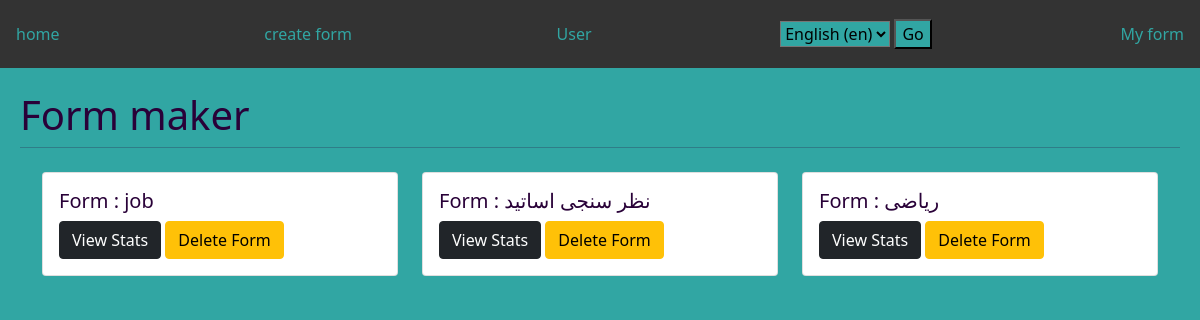
Screenshot of /en/d//myform/ (signed in) with the database file from the repository.
### form/models.py (models this page shows)
class Form(models.Model):
    id = models.UUIDField(primary_key=True, default=uuid.uuid4)
    name = models.CharField(max_length=100)
    user_id = models.IntegerField()

### dashbord/views.py (the view)
# urls.py: path("/myform/" , views.my_form , name = 'myform'),
@login_required(login_url='/auth/login/')
def my_form(request):
    f = Form.objects.filter(user_id = request.user.id)
    print('fuck')
    return render(request , 'dashbord/my_form.html' , {'forms': f})

### dashbord/templates/dashbord/my_form.html (shortened to what this page needs)
{% extends "dashbord/base.html" %}
{% load static %}
{% load i18n %}
{% if LANGUAGE_CODE == 'en'%}
  {% block content %}
        <div class="container">
            <div class="row">
              {% for f in forms %}
                <div class="col-sm-4">
                  <div class="card">
                    <div class="card-body">
                        <h5 class="card-title">Form : {{f.name}}</h5>
                        <a href="/d/{{f.id}}/" class="btn btn-dark" style="color:white">View Stats</a>
                        <a href="/form/del/{{f.id}}/" class="btn btn-warning">Delete Form </a>
                    </div>
                  </div>
                </div>
              {% endfor %}
            </div>
        </div>
  {% endblock %}
{% endif %}

### assets/styles.css (style rules this page uses)
body { background-color: #31A6A3; background-repeat: no-repeat; color: #290138; }

### dashbord/templates/dashbord/base.html (style rules this page uses)
body { font-family: Arial, Helvetica, sans-serif; }
a:link { color: black; text-decoration: none; }

### rows the page displays
Form: name "job"
Form: name "نظر سنجی اساتید"
Form: name "ریاضی"

### other values shown
form field language "English (en)"
